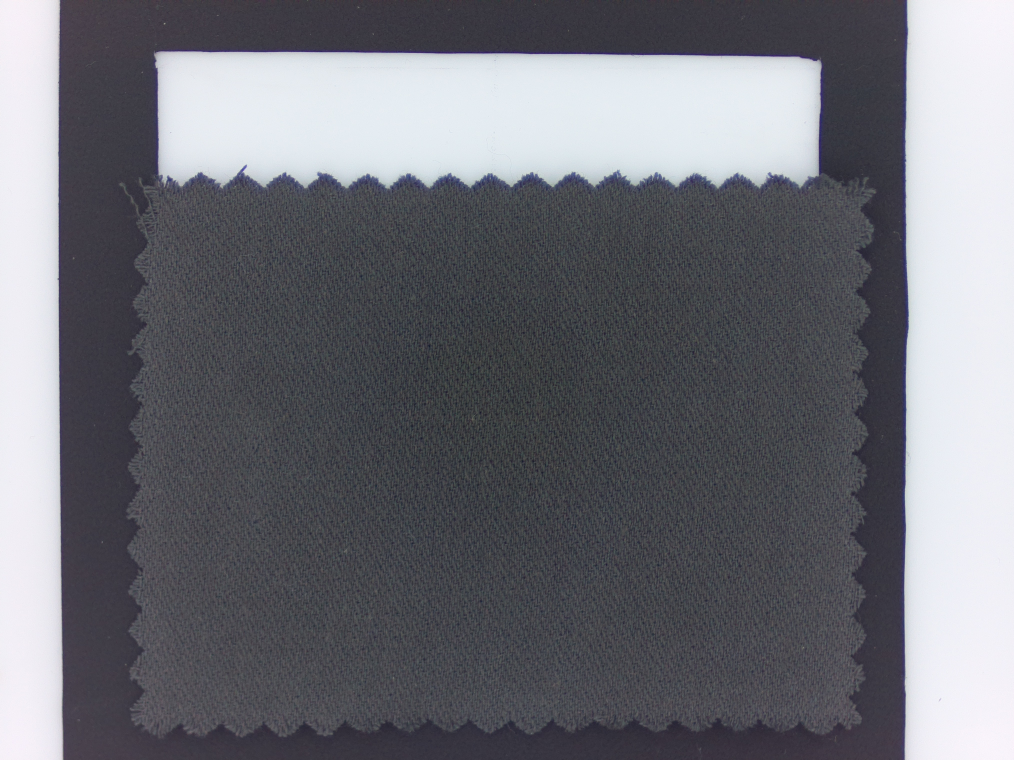
#> input picture image/swatch_image/original/125.jpg, 4056 x 3040 px, given in place of 38.jpg, which was not available (shown at 1/4 size)
$ python balancingOuterAreaPostCard.py
#> lines starting #> are read from the running program, lines starting #| are printed output that depends on the picture; long printed decimals are rounded; pictures that were not available may be replaced by others from this repository, and a replacement may not be noted
### data_class/path_finder.py
import os


class PathFinder:
    def __init__(self, base_dir_path="/home/pi/project"):
        # 기본 디렉토리 경로 설정, 기본값은 "/home/pi/project"
#> further down, original_image is the input picture: PIL image 4056x3040 RGB; mean R, G, B 111.2, 112, 119
        self.base_dir_path = base_dir_path

        # 이미지 저장을 위한 루트 디렉토리
        self.image_dir_path = os.path.join(base_dir_path, "image")
        self.images_directory_path = os.path.join(base_dir_path, "images")

#-----------------------------------------------------------------------------------------------------------

        # 메인 프로그램
        self.capture_dir_path = os.path.join(base_dir_path, "capture_images")
        self.img_dir_path = os.path.join(base_dir_path, "img")
        self.model_dir_path = os.path.join(base_dir_path, "model")
        self.result_data_dir_path = os.path.join(base_dir_path, "result_data")
        self.result_img_dir_path = os.path.join(base_dir_path, "result_dir")

        self.capture_SM_dir_path = os.path.join(self.img_dir_path, "SM")
        self.capture_CI_dir_path = os.path.join(self.img_dir_path, "CI")
        self.capture_SM_clusters_dir_path = os.path.join(self.img_dir_path, "SM_clusters")

        self.capture_HB_dir_path = os.path.join(self.capture_dir_path, "hue_balanced")
        self.capture_comb_dir_path = os.path.join(self.capture_dir_path, "comb")
        self.capture_AC_dir_path = os.path.join(self.capture_dir_path, "addaptive_convolution")
        self.capture_BB_dir_path = os.path.join(self.capture_dir_path, "brigntness_balanced")


#----------------------------------------------------------------------------------------------------------
        # image의 swatch 이미지 관련 디렉토리
        self.swatch_images_dir_path = os.path.join(self.image_dir_path, "swatch_image")
        self.swatch_original_dir_path = os.path.join(self.swatch_images_dir_path, "original")  # 원본 이미지 디렉토리
        self.swatch_cropped_dir_path = os.path.join(self.swatch_images_dir_path, "cropped")  # 크롭된 이미지 디렉토리
        self.swatch_heatmap_dir_path = os.path.join(self.swatch_images_dir_path, "heatmap")  # 히트맵 이미지 디렉토리
        self.swatch_combined_dir_path = os.path.join(self.swatch_images_dir_path, "combined")  # 결합된 이미지 디렉토리
        self.swatch_HC_dir_path = os.path.join(self.swatch_images_dir_path, "hue_corrected") # 색조 보정 이미지 디렉토리
        self.swatch_test_dir_path = os.path.join(self.swatch_images_dir_path, "test")  # 테스트 이미지 디렉토리

        # image의 TPG 이미지 관련 디렉토리
        self.tpg_image_dir_path = os.path.join(self.image_dir_path, "tpg_image")
        self.tpg_original_dir_path = os.path.join(self.tpg_image_dir_path, "original")  # 원본 이미지 디렉토리
        self.tpg_cropped_dir_path = os.path.join(self.tpg_image_dir_path, "cropped")  # 크롭된 이미지 디렉토리
        self.tpg_heatmap_dir_path = os.path.join(self.tpg_image_dir_path, "heatmap")  # 히트맵 이미지 디렉토리
        self.tpg_combined_dir_path = os.path.join(self.tpg_image_dir_path, "combined")  # 결합된 이미지 디렉토리
        self.tpg_HC_dir_path = os.path.join(self.tpg_image_dir_path, "hue_corrected") # 색조 보정 이미지 디렉토리
        self.tpg_test_dir_path = os.path.join(self.tpg_image_dir_path, "test")  # 테스트 이미지 디렉토리
        self.tpg_compressed_dir_path = os.path.join(self.tpg_image_dir_path, "compressed")

        # image의 TCX 이미지 관련 디렉토리
        self.tcx_image_dir_path = os.path.join(self.image_dir_path, "tcx_image")
        self.tcx_original_dir_path = os.path.join(self.tcx_image_dir_path, "original")  # 원본 이미지 디렉토리
        self.tcx_heatmap_dir_path = os.path.join(self.tcx_image_dir_path, "heatmap")  # 히트맵 이미지 디렉토리
        self.tcx_combined_dir_path = os.path.join(self.tcx_image_dir_path, "combined")  # 결합된 이미지 디렉토리
        self.tcx_cropped_dir_path = os.path.join(self.tcx_image_dir_path, "cropped")  # 크롭된 이미지 디렉토리
        self.tcx_HC_dir_path = os.path.join(self.tcx_image_dir_path, "hue_corrected") # 색조 보정 이미지 디렉토리

        #---------------------------------------------------------------------------------------------------------------------

        # images의 swatch 이미지 관련 디렉토리
        self.swatch_images_directory_path = os.path.join(self.images_directory_path, "swatch")
        self.swatch_original_directory_path = os.path.join(self.swatch_images_directory_path, "original")  # 원본 이미지 디렉토리
        self.swatch_combined_directory_path = os.path.join(self.swatch_images_directory_path, "comb")  # 결합된 이미지 디렉토리
        self.swatch_HC_directory_path = os.path.join(self.swatch_images_directory_path, "HC") # 색조 보정 이미지 디렉토리
        self.swatch_AC_directory_path = os.path.join(self.swatch_images_directory_path, "AC") # 밝기 가중 축소 이미지 디렉토리
        self.swatch_BC_directory_path = os.path.join(self.swatch_images_directory_path, "BC") # 조도 보정 이미지 디렉토리
        self.swatch_corrected_directory_path = os.path.join(self.swatch_images_directory_path, "corrected") # 모든 보정 완료 이미지 디렉토리

        # images의 tpg 이미지 관련 디렉토리
        self.tpg_images_directory_path = os.path.join(self.images_directory_path, "tpg")
        self.tpg_original_directory_path = os.path.join(self.tpg_images_directory_path, "original")  # 원본 이미지 디렉토리
        self.tpg_combined_directory_path = os.path.join(self.tpg_images_directory_path, "comb")  # 결합된 이미지 디렉토리
        self.tpg_HC_directory_path = os.path.join(self.tpg_images_directory_path, "HC") # 색조 보정 이미지 디렉토리
        self.tpg_AC_directory_path = os.path.join(self.tpg_images_directory_path, "AC") # 밝기 가중 축소 이미지 디렉토리
        self.tpg_BC_directory_path = os.path.join(self.tpg_images_directory_path, "BC") # 조도 보정 이미지 디렉토리
        self.tpg_FC_directory_path = os.path.join(self.tpg_images_directory_path, "FC") # 색수차 보정 이미지 디렉토리
        self.tpg_corrected_directory_path = os.path.join(self.tpg_images_directory_path, "corrected") # 모든 보정 완료 이미지 디렉토리


        # images의 tcx 이미지 관련 디렉토리
        self.tcx_images_directory_path = os.path.join(self.images_directory_path, "tcx")
        self.tcx_original_directory_path = os.path.join(self.tcx_images_directory_path, "original")  # 원본 이미지 디렉토리
        self.tcx_combined_directory_path = os.path.join(self.tcx_images_directory_path, "comb")  # 결합된 이미지 디렉토리
        self.tcx_HC_directory_path = os.path.join(self.tcx_images_directory_path, "HC") # 색조 보정 이미지 디렉토리
        self.tcx_AC_directory_path = os.path.join(self.tcx_images_directory_path, "AC") # 밝기 가중 축소 이미지 디렉토리
        self.tcx_BC_directory_path = os.path.join(self.tcx_images_directory_path, "BC") # 조도 보정 이미지 디렉토리
        self.tcx_corrected_directory_path = os.path.join(self.tcx_images_directory_path, "corrected") # 모든 보정 완료 이미지 디렉토리


        #---------------------------------------------------------------------------------------------------------------------


        self.config_dir_path = os.path.join(base_dir_path, "config") # 설정 파일이 저장되는 디렉토리
        self.key_dir_path = self.config_dir_path  # API 키 또는 인증 관련 파일을 저장하는 디렉토리
        self.service_account_file_path = os.path.join(self.config_dir_path, "key.json")  # Google 서비스 계정 키 파일 경로
        self.image_settings_file_path = os.path.join(self.config_dir_path, "image_settings.json")

        self.image_number_file_path = os.path.join(self.config_dir_path, "image_number.txt")  # 이미지 순번을 기록하는 파일 경로
        self.image_settings_file_path = os.path.join(self.config_dir_path, "image_settings.json")  # 이미지 설정 파일 경로


    # [33 lines left out: functions ensureDirectoriesExist, get_directory, not called in this run]

### analysis/white_balancing/balancingOuterAreaPostCard.py
from PIL import Image
import numpy as np
import json
import cv2
from skimage import color
import math  # math 모듈 가져오기
from path_finder import PathFinder

path_finder = PathFinder()

'''
2024.05.14 kwc
RGB 기반 색온도 보정 알고리즘 개발
'''
# Outer Area의 기준 RGB
standard_r = 214
standard_g = 211
standard_b = 217
results = {}

original_image_dir = path_finder.swatch_original_directory_path
hue_corrected_image_dir = path_finder.swatch_HC_directory_path

# 몇 번 이미지부터 몇 번 이미지까지 처리할 것인지 정하는 반복 변수
start_num = 38
end_num = 60
extension = ".jpg"

# 지정된 영역에 대한 좌표
# areas = [
#     (0, 0, 100, 3040),      # 첫 번째 영역(Left)
#     (3956, 0, 4056, 3040),  # 두 번째 영역(Right)
#     (700, 260, 3200, 2760)  # 세 번재 영역(Center, Target Area)
# ]

areas = [
    (0, 0, 350,3040),      # 첫 번째 영역(Left)
    (3680, 0, 4056, 3040),  # 두 번째 영역(Right)
    (725, 220, 3325, 2830)  # 세 번재 영역(Center, Target Area)
]

# 2024.04.29, jdk
# 현재 촬영한 Post Card의 Label
labels = [
    (168, 62, 108),
    (121, 67, 132),
    (255, 178, 165),
    (64, 68, 102),
    (55, 65, 58),
    (67, 125, 109),
    (59, 114, 95),
    (243, 193, 44),
    (0, 129, 157),
    (219, 203, 190),
    (181, 182, 68),
    (221, 65, 50),
    (124, 41, 70),
    (43, 48, 66),
    (226, 88, 62),
    (207, 200, 189),
    (0, 99, 128),
    (185, 113, 79),
    (207, 223, 219),
    (141, 63, 45),
    (0, 126, 177),
    (148, 78, 135),
    (195, 124, 84)
]

def calculate_rgb_means(image, areas):
    """이미지와 영역 목록을 받아 각 영역의 RGB 평균값을 계산합니다."""
    # 지정된 영역의 픽셀 값을 numpy 배열로 추출
    extracted_areas = [np.array(image.crop(area)) for area in areas]
#> extracted_areas = 3 items
    left_area = extracted_areas[0] # Left Outer Area
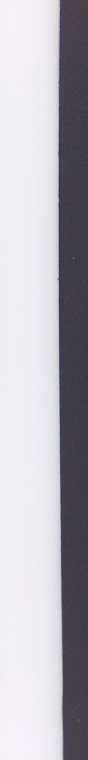
#> left_area: shape (3040, 350, 3) (shown at 1/4 size); mean of channels 0, 1, 2 182.4, 180, 188; drawn as R, G, B
    right_area = extracted_areas[1] # Right Outer Area
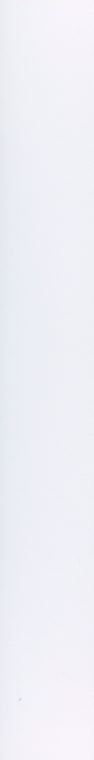
#> right_area: shape (3040, 376, 3) (shown at 1/4 size); mean of channels 0, 1, 2 238.5, 239.2, 245.4; drawn as R, G, B

    # left_area의 R, G, B 채널별 평균 계산
    left_r_mean = np.mean(left_area[:, :, 0])
#> left_r_mean = 182.4
    left_g_mean = np.mean(left_area[:, :, 1])
#> left_g_mean = 180
    left_b_mean = np.mean(left_area[:, :, 2])
#> left_b_mean = 188

    # right_area의 R, G, B 채널별 평균 계산
    right_r_mean = np.mean(right_area[:, :, 0])
#> right_r_mean = 238.5
    right_g_mean = np.mean(right_area[:, :, 1])
#> right_g_mean = 239.2
    right_b_mean = np.mean(right_area[:, :, 2])
#> right_b_mean = 245.4

    # image의 outer area rgb 평균 계산
    total_r_mean  = round((left_r_mean + right_r_mean) / 2)
#> total_r_mean = 210
    total_g_mean  = round((left_g_mean + right_g_mean) / 2)
#> total_g_mean = 210
    total_b_mean  = round((left_b_mean + right_b_mean) / 2)
#> total_b_mean = 217

    return total_r_mean, total_g_mean, total_b_mean

def rgb_to_lab(rgb):
    """RGB를 LAB로 변환"""
    rgb = np.array(rgb).reshape(1, 1, 3) / 255.0
    lab = color.rgb2lab(rgb)
    return lab[0, 0]

# [5 lines left out: function lab_to_rgb, not called in this run]

def ciede2000(lab1, lab2):
    L1, a1, b1 = lab1
    L2, a2, b2 = lab2

    avg_L = (L1 + L2) / 2.0
    C1 = math.sqrt(a1 ** 2 + b1 ** 2)
    C2 = math.sqrt(a2 ** 2 + b2 ** 2)
    avg_C = (C1 + C2) / 2.0

    G = 0.5 * (1 - math.sqrt(avg_C ** 7 / (avg_C ** 7 + 25 ** 7)))
    a1_prime = (1 + G) * a1
    a2_prime = (1 + G) * a2

    C1_prime = math.sqrt(a1_prime ** 2 + b1 ** 2)
    C2_prime = math.sqrt(a2_prime ** 2 + b2 ** 2)
    avg_C_prime = (C1_prime + C2_prime) / 2.0

    h1_prime = math.atan2(b1, a1_prime) % (2 * math.pi)
    h2_prime = math.atan2(b2, a2_prime) % (2 * math.pi)

    avg_H_prime = (h1_prime + h2_prime) / 2.0
    if abs(h1_prime - h2_prime) > math.pi:
        avg_H_prime += math.pi

    T = 1 - 0.17 * math.cos(avg_H_prime - math.radians(30)) + \
        0.24 * math.cos(2 * avg_H_prime) + \
        0.32 * math.cos(3 * avg_H_prime + math.radians(6)) - \
        0.20 * math.cos(4 * avg_H_prime - math.radians(63))

    delta_H_prime = h2_prime - h1_prime
    if abs(delta_H_prime) > math.pi:
        if h2_prime <= h1_prime:
            delta_H_prime += 2 * math.pi
        else:
            delta_H_prime -= 2 * math.pi
    delta_H_prime = 2 * math.sqrt(C1_prime * C2_prime) * math.sin(delta_H_prime / 2.0)

    delta_L_prime = L2 - L1
    delta_C_prime = C2_prime - C1_prime
    SL = 1 + 0.015 * (avg_L - 50) ** 2 / math.sqrt(20 + (avg_L - 50) ** 2)
    SC = 1 + 0.045 * avg_C_prime
    SH = 1 + 0.015 * avg_C_prime * T

    delta_theta = math.radians(30) * math.exp(-((avg_H_prime - math.radians(275)) / math.radians(25)) ** 2)
    RC = 2 * math.sqrt(avg_C_prime ** 7 / (avg_C_prime ** 7 + 25 ** 7))
    RT = -math.sin(2 * delta_theta) * RC

    delta_E = math.sqrt(
        (delta_L_prime / SL) ** 2 +
        (delta_C_prime / SC) ** 2 +
        (delta_H_prime / SH) ** 2 +
        RT * (delta_C_prime / SC) * (delta_H_prime / SH)
    )

    return delta_E

for i in range(start_num, end_num + 1):
    file_name = f"{i}"

    # 이미지를 불러오기
    original_image = Image.open(f'{original_image_dir}/{file_name}{extension}')
    total_r_mean, total_g_mean, total_b_mean = calculate_rgb_means(original_image, areas)
#> total_r_mean = 210; total_g_mean = 210; total_b_mean = 217

    extracted_areas = [np.array(original_image.crop(area)) for area in areas]
#> extracted_areas = 3 items
    target_area = extracted_areas[2] # Target Area
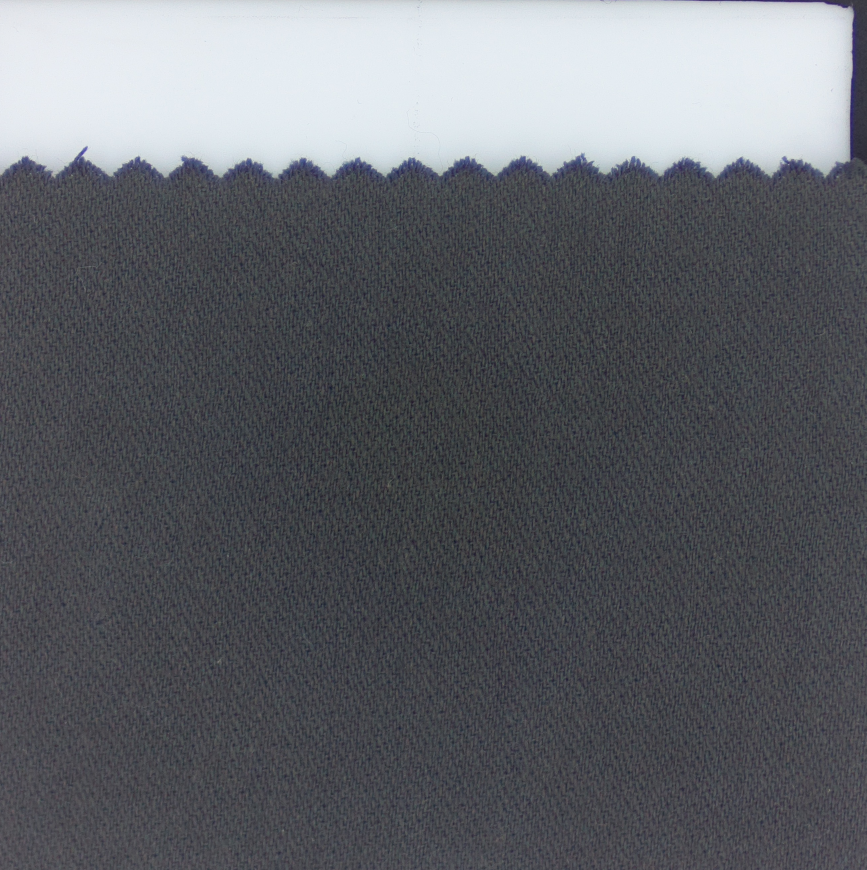
#> target_area: shape (2610, 2600, 3) (shown at 1/3 size); mean of channels 0, 1, 2 96.4, 98.9, 104.6; drawn as R, G, B

    # 보정 전 Standard와 Outer Area RGB의 차이 계산(diff)
    diff_r = total_r_mean - standard_r
#> diff_r = -4
    diff_g = total_g_mean - standard_g
#> diff_g = -1
    diff_b = total_b_mean - standard_b
#> diff_b = 0

    # RGB to LAB 변환
    total_lab_mean = rgb_to_lab((total_r_mean, total_g_mean, total_b_mean))
#> total_lab_mean = [84.38, 1.29, -3.45]
    standard_lab = rgb_to_lab((standard_r, standard_g, standard_b))

    # LAB 차이 계산 (CIEDE2000)
    delta_e = ciede2000(total_lab_mean, standard_lab)
#> in ciede2000, `L1, a1, b1 = lab1`: L1 = 84.38; a1 = 1.29; b1 = -3.45
#> in ciede2000, `avg_L = (L1 + L2) / 2.0`: avg_L = 84.66
#> in ciede2000, `C1 = math.sqrt(a1 ** 2 + b1 ** 2)`: C1 = 3.68
#> in ciede2000, `avg_C = (C1 + C2) / 2.0`: avg_C = 3.51
#> in ciede2000, `G = 0.5 * (1 - math.sqrt(avg_C ** 7 / (avg_C ** 7 + 25 ** 7)))`: G = 0.499
#> in ciede2000, `a1_prime = (1 + G) * a1`: a1_prime = 1.93
#> in ciede2000, `a2_prime = (1 + G) * a2`: a2_prime = 3.17
#> in ciede2000, `C1_prime = math.sqrt(a1_prime ** 2 + b1 ** 2)`: C1_prime = 3.95
#> in ciede2000, `C2_prime = math.sqrt(a2_prime ** 2 + b2 ** 2)`: C2_prime = 4.09
#> in ciede2000, `avg_C_prime = (C1_prime + C2_prime) / 2.0`: avg_C_prime = 4.02
#> in ciede2000, `h1_prime = math.atan2(b1, a1_prime) % (2 * math.pi)`: h1_prime = 5.22
#> in ciede2000, `h2_prime = math.atan2(b2, a2_prime) % (2 * math.pi)`: h2_prime = 5.6
#> in ciede2000, `avg_H_prime = (h1_prime + h2_prime) / 2.0`: avg_H_prime = 5.41
#> in ciede2000, `T = 1 - 0.17 * math.cos(avg_H_prime - math.radians(30)) + \ 0.24 * mat..`: T = 0.694
#> in ciede2000, `delta_H_prime = h2_prime - h1_prime`: delta_H_prime = 0.375
#> in ciede2000, `delta_H_prime = 2 * math.sqrt(C1_prime * C2_prime) * math.sin(delta_H_..`: delta_H_prime = 1.5
#> in ciede2000, `delta_L_prime = L2 - L1`: delta_L_prime = 0.56
#> in ciede2000, `delta_C_prime = C2_prime - C1_prime`: delta_C_prime = 0.14
#> in ciede2000, `SL = 1 + 0.015 * (avg_L - 50) ** 2 / math.sqrt(20 + (avg_L - 50) ** 2)`: SL = 1.52
#> in ciede2000, `SC = 1 + 0.045 * avg_C_prime`: SC = 1.18
#> in ciede2000, `SH = 1 + 0.015 * avg_C_prime * T`: SH = 1.04
#> in ciede2000, `delta_theta = math.radians(30) * math.exp(-((avg_H_prime - math.radian..`: delta_theta = 0.0738
#> in ciede2000, `RC = 2 * math.sqrt(avg_C_prime ** 7 / (avg_C_prime ** 7 + 25 ** 7))`: RC = 0.00334
#> in ciede2000, `RT = -math.sin(2 * delta_theta) * RC`: RT = -0.000491
#> in ciede2000, `delta_E = math.sqrt( (delta_L_prime / SL) ** 2 + (delta_C_prime / SC) ..`: delta_E = 1.49
#> delta_e = 1.49

    print(f"image {i})")
    print(f"보정 전 Outer Area Value: {total_r_mean} {total_g_mean} {total_b_mean}") # Outer Area RGB
#| 보정 전 Outer Area Value: 210 210 217
    print(f"Delta E (CIEDE2000) with Standard LAB: {delta_e}") # Standard와의 CIEDE2000 차이
#| Delta E (CIEDE2000) with Standard LAB: 1.489
    print(f"Diff with Standard {diff_r} {diff_g} {diff_b}") # Standard와의 차이
#| Diff with Standard -4 -1 0


    # Target Area의 R, G, B 채널별 평균 계산
    target_area_r_mean = round(np.mean(target_area[:, :, 0]))
#> target_area_r_mean = 96
    target_area_g_mean = round(np.mean(target_area[:, :, 1]))
#> target_area_g_mean = 99
    target_area_b_mean = round(np.mean(target_area[:, :, 2]))
#> target_area_b_mean = 105

    cur_label_r = labels[i-start_num][0]
    cur_label_g = labels[i-start_num][1]
    cur_label_b = labels[i-start_num][2]

    print(f"Target Label: {cur_label_r} {cur_label_g} {cur_label_b}") # Target Swatch의 Label
    print(f"Target Area Value: {target_area_r_mean} {target_area_g_mean} {target_area_b_mean}") # Target Area의 Mean
#| Target Area Value: 96 99 105
    print(f"Diff: {cur_label_r - target_area_r_mean} {cur_label_g - target_area_g_mean} {cur_label_b - target_area_b_mean}")
#| Diff: 72 -37 3

    # image를 np array로 변환
    np_image = np.array(original_image, dtype=np.float32)

    # 보정값 생성
    R_correction_factor = (standard_r / total_r_mean)
#> R_correction_factor = 1.02
    G_correction_factor = (standard_g / total_g_mean)
#> G_correction_factor = 1
    B_correction_factor = (standard_b / total_b_mean)
#> B_correction_factor = 1
    # 빼려는 RGB 보정값 배열 생성, broadcasting
    correction_values = np.array([R_correction_factor, G_correction_factor, B_correction_factor])
#> correction_values = [1.02, 1, 1]
    np_image = np_image * correction_values
    np_image = np.clip(np_image, 0, 255)
    np_image = np_image.astype(np.uint8)  # uint8 타입으로 최종 변환

    # np array를 다시 image로 변환
    WB_image = Image.fromarray(np_image)
    WB_image.save(f"{hue_corrected_image_dir}/{i}_hue_corrected_{extension}")

    hue_corrected_image = Image.open(f'{hue_corrected_image_dir}/{file_name}_hue_corrected_{extension}')
    corrected_total_r_mean, corrected_total_g_mean, corrected_total_b_mean = calculate_rgb_means(hue_corrected_image, areas)
#> corrected_total_r_mean = 214; corrected_total_g_mean = 210; corrected_total_b_mean = 217

    diff_correction_r = corrected_total_r_mean - standard_r
#> diff_correction_r = 0
    diff_correction_g = corrected_total_g_mean - standard_g
#> diff_correction_g = -1
    diff_correction_b = corrected_total_b_mean - standard_b
#> diff_correction_b = 0

    # RGB to LAB 변환
    corrected_total_lab_mean = rgb_to_lab((corrected_total_r_mean, corrected_total_g_mean, corrected_total_b_mean))
#> corrected_total_lab_mean = [84.69, 2.64, -2.96]

    # LAB 차이 계산 (CIEDE2000)
    delta_e2 = ciede2000(corrected_total_lab_mean, standard_lab)
#> delta_e2 = 0.746

    print("\n")
    print(f"보정 후 Outer Area Value: {corrected_total_r_mean} {corrected_total_g_mean} {corrected_total_b_mean}") # Outer Area RGB
#| 보정 후 Outer Area Value: 214 210 217
    print(f"Delta E (CIEDE2000) with Standard LAB: {delta_e2}") # Standard와의 CIEDE2000 차이
#| Delta E (CIEDE2000) with Standard LAB: 0.7463
    print(f"Diff with Standard {diff_correction_r} {diff_correction_g} {diff_correction_b}") # Standard와의 차이
#| Diff with Standard 0 -1 0

    extracted_areas = [np.array(hue_corrected_image.crop(area)) for area in areas]
    target_area = extracted_areas[2] # Target Area

    # Target Area의 R, G, B 채널별 평균 계산
    corrected_target_area_r_mean = round(np.mean(target_area[:, :, 0]))
#> corrected_target_area_r_mean = 98
    corrected_target_area_g_mean = round(np.mean(target_area[:, :, 1]))
#> corrected_target_area_g_mean = 99
    corrected_target_area_b_mean = round(np.mean(target_area[:, :, 2]))
#> corrected_target_area_b_mean = 104

    cur_label_r = labels[i-start_num][0]
    cur_label_g = labels[i-start_num][1]
    cur_label_b = labels[i-start_num][2]

    print(f"Target Label: {cur_label_r} {cur_label_g} {cur_label_b}") # Target Swatch의 Label
    print(f"Corrected Target Area Value: {corrected_target_area_r_mean} {corrected_target_area_g_mean} {corrected_target_area_b_mean}") # Target Area의 Mean
#| Corrected Target Area Value: 98 99 104
    print(f"Diff: {cur_label_r - corrected_target_area_r_mean} {cur_label_g - corrected_target_area_g_mean} {cur_label_b - corrected_target_area_b_mean}")
#| Diff: 70 -37 4
#> (the run stopped early here; a loop or call above may not have finished)
